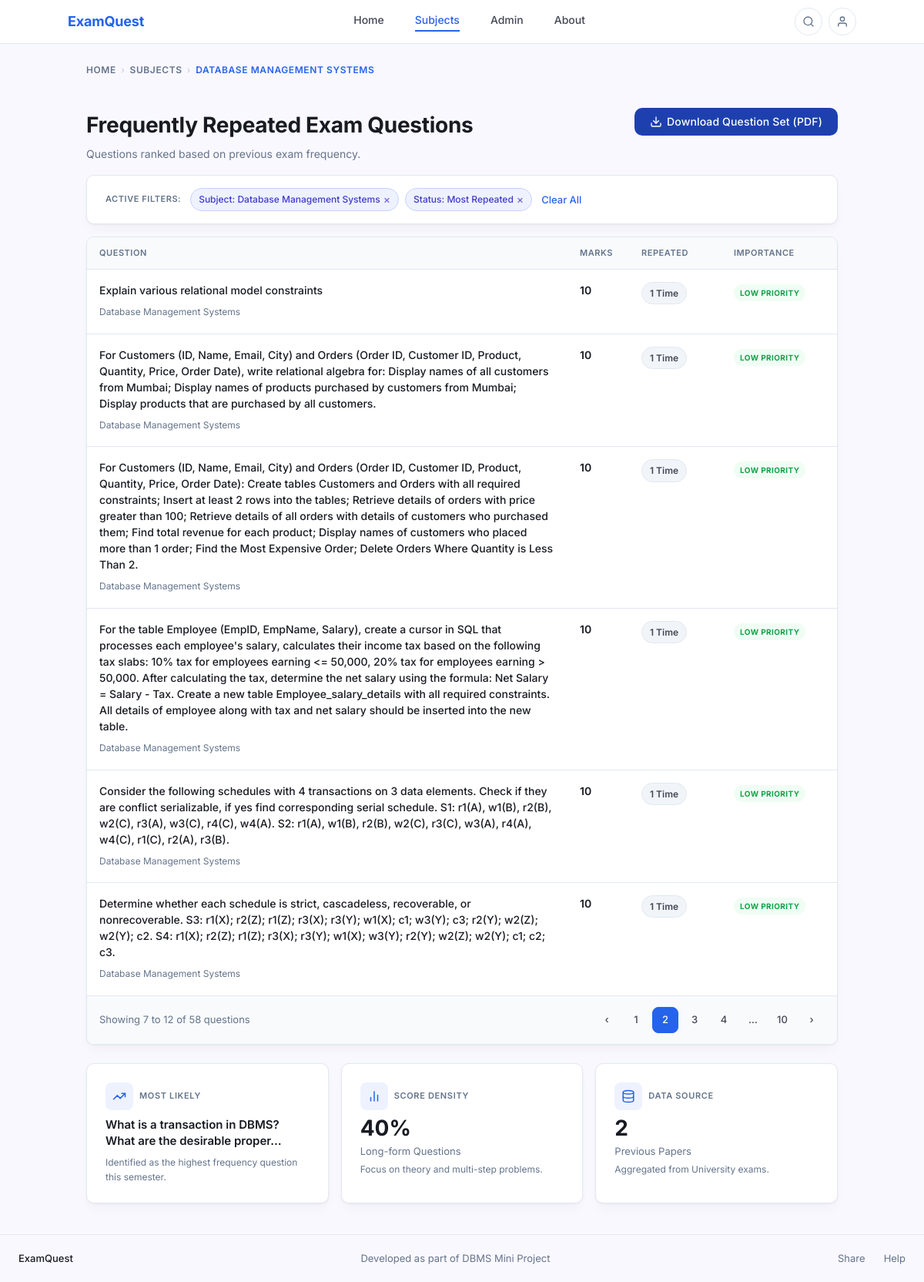
/questions.php?subject_id=6&page=2, run on the app's committed database.
### tables this page shows
CREATE TABLE subject (
    subject_id   INT AUTO_INCREMENT PRIMARY KEY,
    subject_name VARCHAR(200) NOT NULL,
    semester     VARCHAR(10)  NOT NULL,
    subject_type VARCHAR(50)  NOT NULL DEFAULT 'Core Subject',
    syllabus_id  INT NOT NULL,
    branch_id    INT NOT NULL,
    UNIQUE KEY uq_subject (subject_name(150), semester, syllabus_id, branch_id),
    FOREIGN KEY (syllabus_id) REFERENCES syllabus(syllabus_id) ON DELETE CASCADE,
    FOREIGN KEY (branch_id)   REFERENCES branch(branch_id)     ON DELETE CASCADE
);

CREATE TABLE questions (
    question_id   INT AUTO_INCREMENT PRIMARY KEY,
    subject_id    INT         NOT NULL,
    question_text MEDIUMTEXT  NOT NULL,
    marks         INT         NOT NULL DEFAULT 0,
    frequency     INT         NOT NULL DEFAULT 1,
    UNIQUE KEY uq_question (subject_id, question_text(500)),
    FOREIGN KEY (subject_id) REFERENCES subject(subject_id) ON DELETE CASCADE
);

### questions.php (the view, shortened to what this page needs)
<?php
require_once 'db.php';
$subject_id  = intval($_GET['subject_id']  ?? 0);
$syllabus_id = intval($_GET['syllabus_id'] ?? 0);
$branch_id   = intval($_GET['branch_id']   ?? 0);
$semester    = trim($_GET['semester']       ?? '');
$page        = max(1, intval($_GET['page'] ?? 1));
$stmt = $conn->prepare('
    SELECT s.subject_name, s.semester, s.subject_type,
           sy.regulation_year, b.branch_name,
           s.syllabus_id, s.branch_id
    FROM subject s
    JOIN syllabus sy ON sy.syllabus_id = s.syllabus_id
    JOIN branch   b  ON b.branch_id   = s.branch_id
    WHERE s.subject_id = ?
');
$stmt->bind_param('i', $subject_id);
$stmt->execute();
$subject_info = $stmt->get_result()->fetch_assoc();
if ($syllabus_id <= 0) $syllabus_id = intval($subject_info['syllabus_id']);
if ($branch_id   <= 0) $branch_id   = intval($subject_info['branch_id']);
if ($semester === '')  $semester    = $subject_info['semester'];
$stmt = $conn->prepare('SELECT COUNT(*) AS total FROM questions WHERE subject_id = ?');
$stmt->bind_param('i', $subject_id);
$stmt->execute();
$total_questions = intval($stmt->get_result()->fetch_assoc()['total']);
$total_pages = $total_questions > 0 ? (int)ceil($total_questions / PER_PAGE) : 1;
$page = min($page, $total_pages);
$offset = ($page - 1) * PER_PAGE;
$stmt = $conn->prepare('
    SELECT question_id, question_text, marks, frequency
    FROM questions
    WHERE subject_id = ?
    ORDER BY frequency DESC, marks DESC
    LIMIT ? OFFSET ?
');
$stmt->bind_param('iii', $subject_id, PER_PAGE, $offset);
$stmt->execute();
$questions_result = $stmt->get_result();
$questions = [];
while ($row = $questions_result->fetch_assoc()) {
    $questions[] = $row;
}
function getImportance(int $freq): array {
    return              ['label' => 'LOW PRIORITY',         'class' => 'badge--green'];
}
function getRepeatedLabel(int $freq): string {
    return $freq === 1 ? '1 Time' : $freq . ' Times';
}
$stmt = $conn->prepare('SELECT COUNT(*) AS cnt FROM questions WHERE subject_id = ? AND marks >= 10');
$stmt->bind_param('i', $subject_id);
$stmt->execute();
$long_form_count = intval($stmt->get_result()->fetch_assoc()['cnt']);
$long_form_pct = $total_questions > 0 ? round(($long_form_count / $total_questions) * 100) : 0;
$stmt = $conn->prepare('SELECT MAX(frequency) AS max_freq FROM questions WHERE subject_id = ?');
$stmt->bind_param('i', $subject_id);
$stmt->execute();
$max_freq = intval($stmt->get_result()->fetch_assoc()['max_freq']);
$stmt = $conn->prepare('SELECT question_text FROM questions WHERE subject_id = ? ORDER BY frequency DESC LIMIT 1');
$stmt->bind_param('i', $subject_id);
$stmt->execute();
$top_row = $stmt->get_result()->fetch_assoc();
$top_topic = $top_row ? (strlen($top_row['question_text']) > 60 ? substr($top_row['question_text'], 0, 60) . '…' : $top_row['question_text']) : 'N/A';
function pageUrl(int $p): string {
    $params = $_GET;
    $params['page'] = $p;
    return '?' . http_build_query($params);
}
?>
<!DOCTYPE html>
<html lang="en">
<head>
    <link rel="stylesheet" href="style.css">
</head>
<body>
<nav class="nav">
    <div class="nav__inner">
        <a href="index.php" class="nav__brand">ExamQuest</a>
        <div class="nav__links">
            <a href="index.php">Home</a>
            <a href="subject.php?syllabus_id=<?= $syllabus_id ?>&branch_id=<?= $branch_id ?>&semester=<?= urlencode($semester) ?>" class="active">Subjects</a>
            <a href="admin.php">Admin</a>
            <a href="about.php">About</a>
        </div>
        <div class="nav__actions">
            <button class="nav__icon-btn" title="Search" aria-label="Search">
                <svg xmlns="http://www.w3.org/2000/svg" width="16" height="16" viewBox="0 0 24 24" fill="none" stroke="currentColor" stroke-width="2" stroke-linecap="round" stroke-linejoin="round"><circle cx="11" cy="11" r="8"/><line x1="21" y1="21" x2="16.65" y2="16.65"/></svg>
            </button>
            <button class="nav__icon-btn" title="Account" aria-label="Account">
                <svg xmlns="http://www.w3.org/2000/svg" width="16" height="16" viewBox="0 0 24 24" fill="none" stroke="currentColor" stroke-width="2" stroke-linecap="round" stroke-linejoin="round"><path d="M20 21v-2a4 4 0 0 0-4-4H8a4 4 0 0 0-4 4v2"/><circle cx="12" cy="7" r="4"/></svg>
            </button>
        </div>
    </div>
</nav>
<main>
    <div class="container questions-layout">
        <nav class="breadcrumb" aria-label="Breadcrumb">
            <a href="index.php">Home</a>
            <span class="breadcrumb__sep">›</span>
            <a href="subject.php?syllabus_id=<?= $syllabus_id ?>&branch_id=<?= $branch_id ?>&semester=<?= urlencode($semester) ?>">Subjects</a>
            <span class="breadcrumb__sep">›</span>
            <span class="breadcrumb__current"><?= htmlspecialchars(strtoupper($subject_info['subject_name']), ENT_QUOTES, 'UTF-8') ?></span>
        </nav>
        <div class="page-header">
            <div>
                <h1>Frequently Repeated Exam Questions</h1>
                <p>Questions ranked based on previous exam frequency.</p>
            </div>
            <a href="generate_pdf.php?subject_id=<?= $subject_id ?>" class="btn btn--pdf">
                <svg xmlns="http://www.w3.org/2000/svg" width="16" height="16" viewBox="0 0 24 24" fill="none" stroke="currentColor" stroke-width="2" stroke-linecap="round" stroke-linejoin="round"><path d="M21 15v4a2 2 0 0 1-2 2H5a2 2 0 0 1-2-2v-4"/><polyline points="7 10 12 15 17 10"/><line x1="12" y1="15" x2="12" y2="3"/></svg>
                Download Question Set (PDF)
            </a>
        </div>
        <div class="card active-filters">
            <span class="active-filters__label">Active Filters:</span>
            <span class="chip">Subject: <?= htmlspecialchars($subject_info['subject_name'], ENT_QUOTES, 'UTF-8') ?> <a href="subject.php?syllabus_id=<?= $syllabus_id ?>&branch_id=<?= $branch_id ?>&semester=<?= urlencode($semester) ?>">×</a></span>
            <span class="chip">Status: Most Repeated <a href="<?= pageUrl(1) ?>">×</a></span>
            <a href="subject.php?syllabus_id=<?= $syllabus_id ?>&branch_id=<?= $branch_id ?>&semester=<?= urlencode($semester) ?>" class="link--clear">Clear All</a>
        </div>
        <?php if (empty($questions)): ?>
        <div class="card" style="text-align:center;padding:48px;color:var(--color-secondary-text);">
            <p>No questions available for this subject yet.</p>
            <a href="admin.php" class="btn btn--primary" style="margin-top:16px;">Add Questions</a>
        </div>
        <?php else: ?>
        <div class="card question-table">
            <table>
                <thead>
                    <tr>
                        <th>Question</th>
                        <th style="width:80px;">Marks</th>
                        <th style="width:120px;">Repeated</th>
                        <th style="width:150px;">Importance</th>
                    </tr>
                </thead>
                <tbody>
                    <?php foreach ($questions as $i => $q):
                          $imp = getImportance(intval($q['frequency']));
                    ?>
                    <tr>
                        <td>
                            <p class="question-text"><?= htmlspecialchars($q['question_text'], ENT_QUOTES, 'UTF-8') ?></p>
                            <span class="question-meta">
                                <?= htmlspecialchars($subject_info['subject_name'], ENT_QUOTES, 'UTF-8') ?>
                            </span>
                        </td>
                        <td class="marks-cell"><?= intval($q['marks']) ?></td>
                        <td class="freq-cell">
                            <span class="freq-badge"><?= getRepeatedLabel(intval($q['frequency'])) ?></span>
                        </td>
                        <td class="importance-cell">
                            <span class="badge <?= $imp['class'] ?>"><?= $imp['label'] ?></span>
                        </td>
                    </tr>
                    <?php endforeach; ?>
                </tbody>
            </table>
            <div class="pagination">
                <span class="pagination__info">
                    Showing <?= $offset + 1 ?> to <?= min($offset + PER_PAGE, $total_questions) ?> of <?= $total_questions ?> questions
                </span>
                <div class="pagination__pages">
                    <?php if ($page > 1): ?>
                    <a href="<?= pageUrl($page - 1) ?>" class="page-btn" aria-label="Previous page">‹</a>
                    <?php endif; ?>
                    <?php
                    $window = 2;
                    $shown = [];
                    for ($p = 1; $p <= $total_pages; $p++) {
                        if ($p === 1 || $p === $total_pages || abs($p - $page) <= $window) {
                            $shown[] = $p;
                        }
                    }
                    $prev = null;
                    foreach ($shown as $p):
                        if ($prev !== null && $p - $prev > 1): ?>
                        <span class="page-btn page-btn--ellipsis">…</span>
                    <?php endif; ?>
                    <a href="<?= pageUrl($p) ?>"
                       class="page-btn <?= $p === $page ? 'page-btn--active' : '' ?>"
                       aria-label="Page <?= $p ?>"
                       <?= $p === $page ? 'aria-current="page"' : '' ?>>
                        <?= $p ?>
                    </a>
                    <?php $prev = $p;
                    endforeach; ?>
                    <?php if ($page < $total_pages): ?>
                    <a href="<?= pageUrl($page + 1) ?>" class="page-btn" aria-label="Next page">›</a>
                    <?php endif; ?>
                </div>
            </div>
        </div>
        <?php endif; ?>
        <div class="stats-row">
            <div class="card stat-card">
                <div class="stat-card__header">
                    <div class="stat-card__icon">
                        <svg xmlns="http://www.w3.org/2000/svg" viewBox="0 0 24 24" fill="none" stroke="currentColor" stroke-width="2" stroke-linecap="round" stroke-linejoin="round"><polyline points="22 7 13.5 15.5 8.5 10.5 2 17"/><polyline points="16 7 22 7 22 13"/></svg>
                    </div>
                    <span class="stat-card__eyebrow">Most Likely</span>
                </div>
                <div style="font-size:15px;font-weight:600;color:var(--color-on-surface);line-height:1.4;margin-bottom:4px;">
                    <?= htmlspecialchars(strlen($top_topic) > 80 ? substr($top_topic, 0, 80) . '…' : $top_topic, ENT_QUOTES, 'UTF-8') ?>
                </div>
                <div class="stat-card__note">Identified as the highest frequency question this semester.</div>
            </div>
            <div class="card stat-card">
                <div class="stat-card__header">
                    <div class="stat-card__icon">
                        <svg xmlns="http://www.w3.org/2000/svg" viewBox="0 0 24 24" fill="none" stroke="currentColor" stroke-width="2" stroke-linecap="round" stroke-linejoin="round"><line x1="18" y1="20" x2="18" y2="10"/><line x1="12" y1="20" x2="12" y2="4"/><line x1="6" y1="20" x2="6" y2="14"/></svg>
                    </div>
                    <span class="stat-card__eyebrow">Score Density</span>
                </div>
                <div class="stat-card__value"><?= $long_form_pct ?>%</div>
                <div class="stat-card__label">Long-form Questions</div>
                <div class="stat-card__note">Focus on theory and multi-step problems.</div>
            </div>
            <div class="card stat-card">
                <div class="stat-card__header">
                    <div class="stat-card__icon">
                        <svg xmlns="http://www.w3.org/2000/svg" viewBox="0 0 24 24" fill="none" stroke="currentColor" stroke-width="2" stroke-linecap="round" stroke-linejoin="round"><ellipse cx="12" cy="5" rx="9" ry="3"/><path d="M21 12c0 1.66-4 3-9 3s-9-1.34-9-3"/><path d="M3 5v14c0 1.66 4 3 9 3s9-1.34 9-3V5"/></svg>
                    </div>
                    <span class="stat-card__eyebrow">Data Source</span>
                </div>
                <div class="stat-card__value"><?= $max_freq ?></div>
                <div class="stat-card__label">Previous Papers</div>
                <div class="stat-card__note">Aggregated from University exams.</div>
            </div>
        </div>
    </div>
</main>
<footer class="footer">
    <div class="footer__brand">ExamQuest</div>
    <div class="footer__tagline">Developed as part of DBMS Mini Project</div>
    <div class="footer__links">
        <a href="#">Share</a>
        <a href="#">Help</a>
    </div>
</footer>
</body>
</html>

### data on the page
subject: subject_name "DATABASE MANAGEMENT SYSTEMS", subject_name "Database Management Systems", syllabus "1", branch "2", semester "4"
questions: question_text "Explain various relational model constraints", subject.subject_name "Database Management Systems", marks "10", frequency "1 Time", frequency "LOW PRIORITY"
questions: question_text "For Customers (ID, Name, Email, City) and Orders (Order ID, Customer ID, Product, Quantity, Price, Order Date), write relational algebra for: Display names of all customers from Mumbai; Display names of products purchased by customers from Mumbai; Display products that are purchased by all customers.", subject.subject_name "Database Management Systems", marks "10", frequency "1 Time", frequency "LOW PRIORITY"
questions: question_text "For Customers (ID, Name, Email, City) and Orders (Order ID, Customer ID, Product, Quantity, Price, Order Date): Create tables Customers and Orders with all required constraints; Insert at least 2 rows into the tables; Retrieve details of orders with price greater than 100; Retrieve details of all orders with details of customers who purchased them; Find total revenue for each product; Display names of customers who placed more than 1 order; Find the Most Expensive Order; Delete Orders Where Quantity is Less Than 2.", subject.subject_name "Database Management Systems", marks "10", frequency "1 Time", frequency "LOW PRIORITY"
questions: question_text "For the table Employee (EmpID, EmpName, Salary), create a cursor in SQL that processes each employee's salary, calculates their income tax based on the following tax slabs: 10% tax for employees earning <= 50,000, 20% tax for employees earning > 50,000. After calculating the tax, determine the net salary using the formula: Net Salary = Salary - Tax. Create a new table Employee_salary_details with all required constraints. All details of employee along with tax and net salary should be inserted into the new table.", subject.subject_name "Database Management Systems", marks "10", frequency "1 Time", frequency "LOW PRIORITY"
questions: question_text "Consider the following schedules with 4 transactions on 3 data elements. Check if they are conflict serializable, if yes find corresponding serial schedule. S1: r1(A), w1(B), r2(B), w2(C), r3(A), w3(C), r4(C), w4(A). S2: r1(A), w1(B), r2(B), w2(C), r3(C), w3(A), r4(A), w4(C), r1(C), r2(A), r3(B).", subject.subject_name "Database Management Systems", marks "10", frequency "1 Time", frequency "LOW PRIORITY"
questions: question_text "Determine whether each schedule is strict, cascadeless, recoverable, or nonrecoverable. S3: r1(X); r2(Z); r1(Z); r3(X); r3(Y); w1(X); c1; w3(Y); c3; r2(Y); w2(Z); w2(Y); c2. S4: r1(X); r2(Z); r1(Z); r3(X); r3(Y); w1(X); w3(Y); r2(Y); w2(Z); w2(Y); c1; c2; c3.", subject.subject_name "Database Management Systems", marks "10", frequency "1 Time", frequency "LOW PRIORITY"
questions: question_text "What is a transaction in DBMS? What are the desirable proper…"

### other printed values
$offset + 1 "7"
min($offset + PER_PAGE, $total_questions) "12"
$total_questions "58"
$p "3"
$p "10"
$long_form_pct "40"
$max_freq "2"
